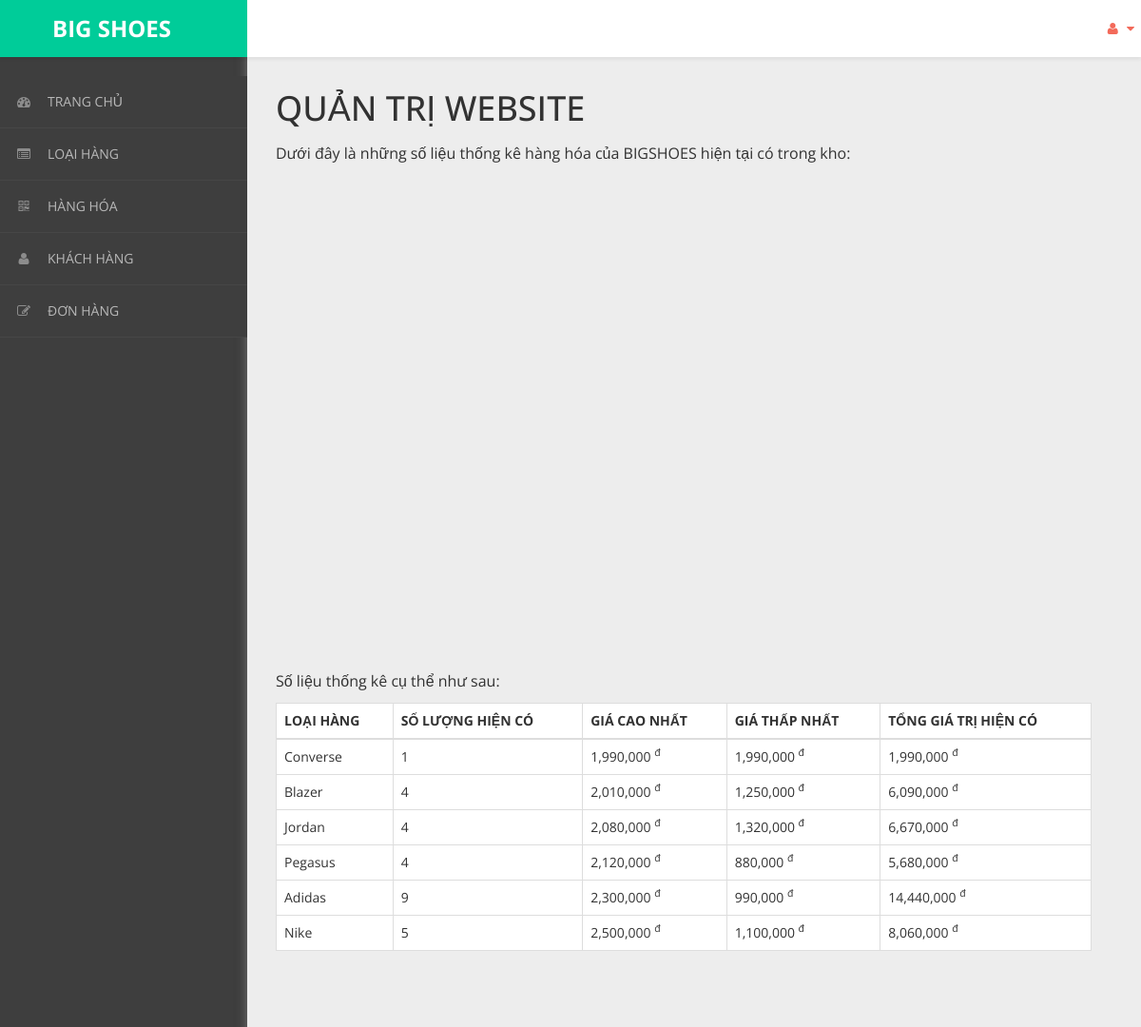
Screenshot of /admin/content/thong-ke/thong-ke-list.php with the database file from the repository.
### tables this page shows
CREATE TABLE `loai_hang` (
  `ma_loai` int(11) NOT NULL,
  `ten_loai` varchar(50) NOT NULL
);

### admin/dao/pdo.php (called while the page is built, shortened)
<?php
    function pdo_get_connection(){
        $pdo = new PDO("mysql:host=localhost;dbname=bigshoes",'root','');
        $pdo->setAttribute(PDO::ATTR_ERRMODE, PDO::ERRMODE_EXCEPTION);
        return $pdo;
    }
    function pdo_query($sql){
        $sql_args = array_slice(func_get_args(),1);
        try{
            $conn = pdo_get_connection();
            $stmt = $conn ->prepare($sql);
            $stmt -> execute($sql_args);
            $rows = $stmt -> fetchAll();
            return $rows;
        }catch(PDOException $e){
            throw $e;
        }finally{
            unset($conn);
        }
    }
    ?>

### admin/dao/thong-ke.php (called while the page is built, shortened)
<?php
    require_once ('pdo.php');
    function thong_ke_hang_hoa(){
    $sql = "SELECT lo.ma_loai, lo.ten_loai,"
            . " COUNT(*) so_luong,"
            . " MIN(hh.don_gia) gia_min,"
            . " MAX(hh.don_gia) gia_max,"
            . " SUM(hh.don_gia) gia_sum"
            . " FROM hang_hoa hh "
            . " JOIN loai_hang lo ON lo.ma_loai=hh.ma_loai "
            . " GROUP BY lo.ma_loai, lo.ten_loai";
    return pdo_query($sql);
    }
?>

### admin/content/thong-ke/thong-ke-list.php (the view, shortened to what this page needs)
<!DOCTYPE html>
<html xmlns="http://www.w3.org/1999/xhtml">
<head>
    <link href="../../../css/admin/css/bootstrap.css" rel="stylesheet" />
    <link href="../../../css/admin/css/font-awesome.css" rel="stylesheet" />
    <link href="../../../css/admin/css/custom-styles.css" rel="stylesheet" />
                <?php
                require_once('../../dao/thong-ke.php');
                $items = thong_ke_hang_hoa();
                ?>
</head>
<body>
    <div id="wrapper">
        <nav class="navbar navbar-default top-navbar" role="navigation">
            <div class="navbar-header">
                <a class="navbar-brand" href="../../../../bigshoes/trang-chinh/" style="background:#00CC99;">
                    <strong style="margin-left: 40px;">BIG SHOES</strong></a>
            </div>
            <ul class="nav navbar-top-links navbar-right">
                <li class="dropdown">
                    <a class="dropdown-toggle" data-toggle="dropdown" href="#" aria-expanded="false">
                        <i class="fa fa-user fa-fw"></i> <i class="fa fa-caret-down"></i>
                    </a>
                </li>
            </ul>
        </nav>
        <nav class="navbar-default navbar-side" role="navigation">
            <div class="sidebar-collapse">
                <ul class="nav" id="main-menu">
                    <li>
                        <a href="../thong-ke/thong-ke-list.php"><i class="fa fa-dashboard"></i>TRANG CHỦ</a>
                    </li>
                    <li>
                        <a href="../loai-hang/loai-hang-list.php"><i class="fa fa-list-alt" aria-hidden="true"></i>LOẠI HÀNG</a>
                    </li>
                    <li>
                        <a href="../hang-hoa/hang-hoa-list.php"><i class="fa fa-qrcode"></i>HÀNG HÓA</a>
                    </li>
                    <li>
                        <a href="../khach-hang/khach-hang-list.php"><i class="fa fa-user"></i>KHÁCH HÀNG</a>
                    </li>
                    <li>
                        <a href="../hoa-don/hoa-don-list.php"><i class="fa fa-edit"></i>ĐƠN HÀNG</a>
                    </li>
                </ul>
            </div>
        </nav>
        <div id="page-wrapper">
            <div class="header">
                <div class="page-header">
                    <h1>QUẢN TRỊ WEBSITE</h1>
                    <p>Dưới đây là những số liệu thống kê hàng hóa của BIGSHOES hiện tại có trong kho: </p>
                    <div id="columnchart_values" style="width: 100%; height: 300px;"></div><br><br><br><br><br><br><br><br><br><br>
                    <p>Số liệu thống kê cụ thể như sau: </p>
                    <table class="table table-bordered" style="background-color:#fff">
                        <thead>
                            <tr>
                                <th>LOẠI HÀNG</th>
                                <th>SỐ LƯỢNG HIỆN CÓ</th>
                                <th>GIÁ CAO NHẤT</th>
                                <th>GIÁ THẤP NHẤT</th>
                                <th>TỔNG GIÁ TRỊ HIỆN CÓ</th>
                            </tr>
                        </thead>
                        <tbody>
                            <?php foreach ($items as $item) {
                                extract($item);
                            ?>
                                <tr>
                                    <td><?= $ten_loai ?></td>
                                    <td><?= $so_luong ?></td>
                                    <td><?= number_format($gia_max) ?> <sup>đ</sup></td>
                                    <td><?= number_format($gia_min) ?> <sup>đ</sup></td>
                                    <td><?= number_format($gia_sum) ?> <sup>đ</sup></td>
                                </tr>
                            <?php } ?>
                        </tbody>
                    </table>
                </div>
            </div>
        </div>
    </div>
</body>
</html>

### css/admin/css/custom-styles.css (style rules this page uses)
body { font-family: 'Open Sans', sans-serif; background: #3E3E3E; }
#wrapper { width: 100%; }
#page-wrapper { padding: 15px 15px; min-height: 600px; background: #EDEDED; }
h1, .h1, h2, .h2, h3, .h3 { margin-top: 7px; margin-bottom: -5px; }
p { font-size:16px; line-height:25px; padding-top:20px; }
.navbar-side { z-index: 0; }
.navbar-side .nav > li > a > i { color: #8C8C8C;padding: 8px;width: 30px;text-align: center; }
.top-navbar { position: fixed; width: 100%; z-index: 300; -webkit-box-shadow: 0 3px 3px rgba(0, 0, 0, 0.05); -moz-box-shadow: 0 3px 3px rgba(0, 0, 0, 0.05); box-shadow: 0 3px 3px rgba(0, 0, 0, 0.05); }
.navbar-side { z-index: 1; position: fixed; width: 260px; top: 80px; }
#page-wrapper { position: relative; top: 55px; box-shadow: 0 0 10px #757575; -moz-box-shadow: 0 0 10px #757575; -webkit-box-shadow: 0 0 10px #757575; }
.page-header { margin: 0;border-bottom: 1px solid transparent;text-align: left;background-color: rgb(237, 237, 237);padding: 32px 22px 32px 0;color: #323232; }
.header { margin: 0 30px; }
.top-navbar { margin:0px; }
.top-navbar .navbar-brand { color: #fff;width: 260px;text-align: left;height: 60px;font-size: 24px;font-weight: 700;line-height: 30px;background: #F36A5A; }
.top-navbar .nav > li { position: relative; display: inline-block; margin: 0px; padding: 0px; }
.top-navbar .nav > li > a { position: relative; display: block; padding: 20px;color: #FFFFFF; margin: 0px; }
.sidebar-collapse , .sidebar-collapse .nav { background:none; }
.sidebar-collapse .nav { padding:0; }
.sidebar-collapse .nav > li > a { color: #B8B8B8; background:transparent; text-shadow:none; font-size: 14px; }
.sidebar-collapse > .nav > li > a { padding: 12px 10px; }
.sidebar-collapse > .nav > li { border-bottom: 1px solid rgba(107, 108, 109, 0.19); }
.navbar-side { border:none; background: #3E3E3E; }
.top-navbar { background: #FFFFFF; border-bottom:none; }
.top-navbar .nav > li > a > i { margin-right: 2px; }
.navbar-default { border:0px solid black; }
.navbar-header { background: transparent; }
.nav > li > a > i { margin-right:10px; color: rgb(243, 106, 90); }
@media (min-width:768px) { #page-wrapper { margin: 0 0 0 260px; padding: 0; min-height: 1200px; } }
@media (min-width:768px) { .navbar-side { width: 260px; z-index: 1; } }
@media (min-width:768px) { .navbar { border-radius: 0px; } }

### rows the page displays
loai_hang: ten_loai "Converse", so_luong "1", gia_max "1,990,000", gia_min "1,990,000", gia_sum "1,990,000"
loai_hang: ten_loai "Blazer", so_luong "4", gia_max "2,010,000", gia_min "1,250,000", gia_sum "6,090,000"
loai_hang: ten_loai "Jordan", so_luong "4", gia_max "2,080,000", gia_min "1,320,000", gia_sum "6,670,000"
loai_hang: ten_loai "Pegasus", so_luong "4", gia_max "2,120,000", gia_min "880,000", gia_sum "5,680,000"
loai_hang: ten_loai "Adidas", so_luong "9", gia_max "2,300,000", gia_min "990,000", gia_sum "14,440,000"
loai_hang: ten_loai "Nike", so_luong "5", gia_max "2,500,000", gia_min "1,100,000", gia_sum "8,060,000"
